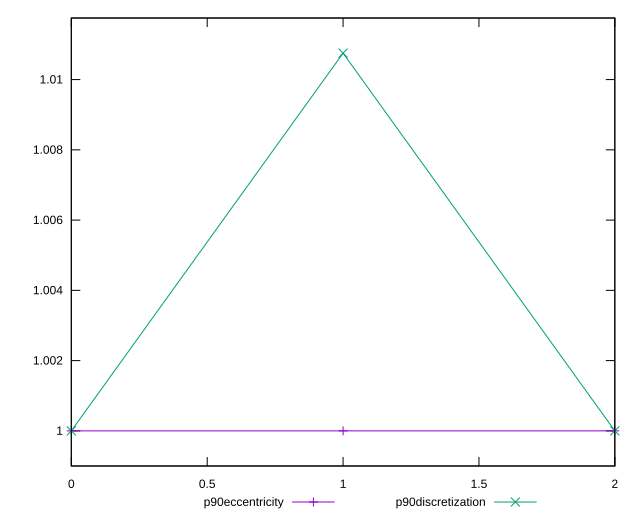

gnuplot code for this plot:
reset

$p90Eccentricity <<EOF
0 1
1 1
2 1.0000000000000004
EOF

$p90Discretization <<EOF
0 1
1 1.010752688172043
2 1
EOF

set key outside below
set xrange [0:2]
set yrange [0.999:1.011752688172043]
set trange [0.999:1.011752688172043]
set terminal svg size 640, 520 enhanced background rgb 'white'
set output "reports/report_00032_2021-02-25T10-28-15.087Z/speed-index/progression/eccentricity.svg"

plot $p90Eccentricity title "p90eccentricity" with linespoints, \
     $p90Discretization title "p90discretization" with linespoints

reset
